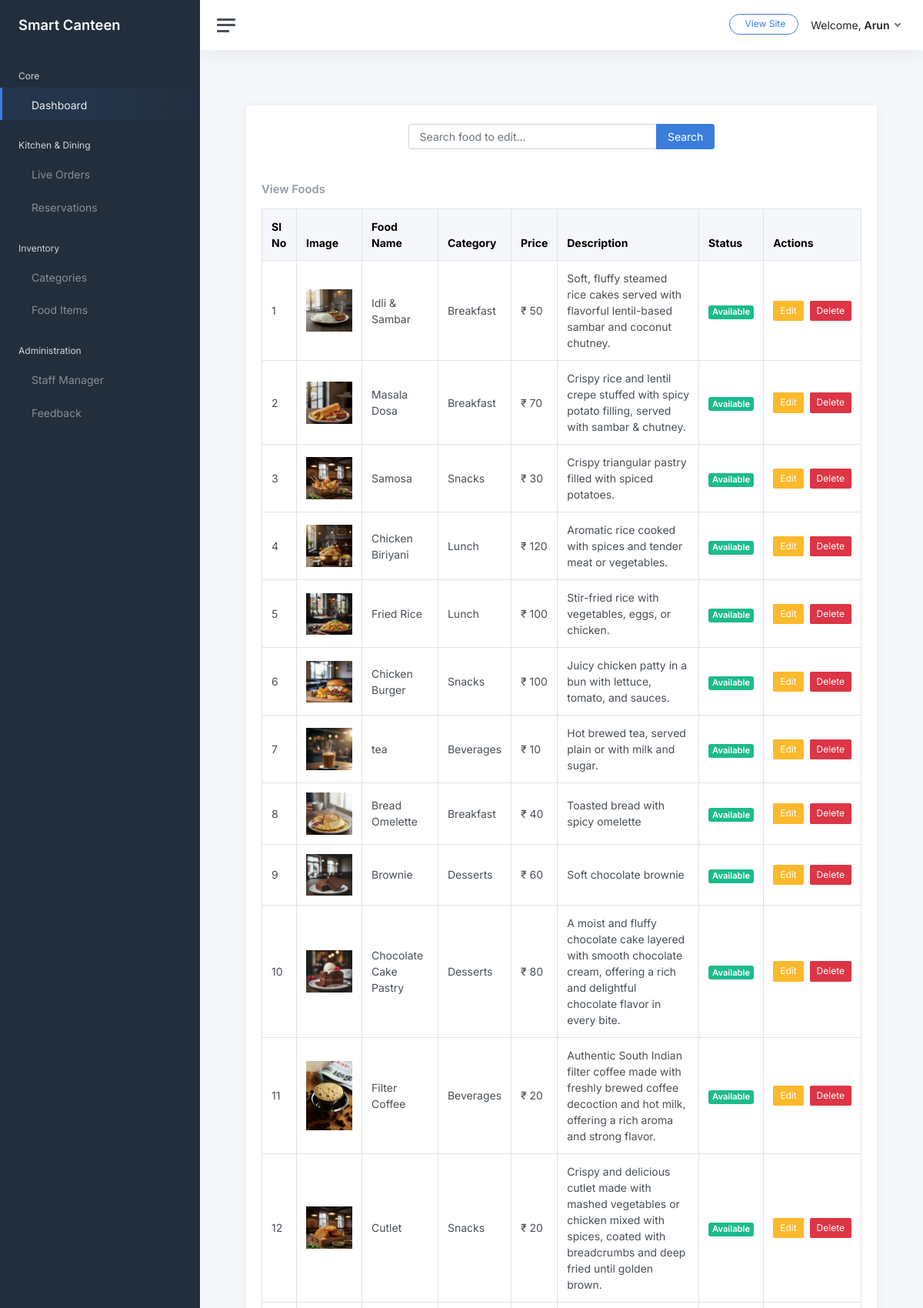
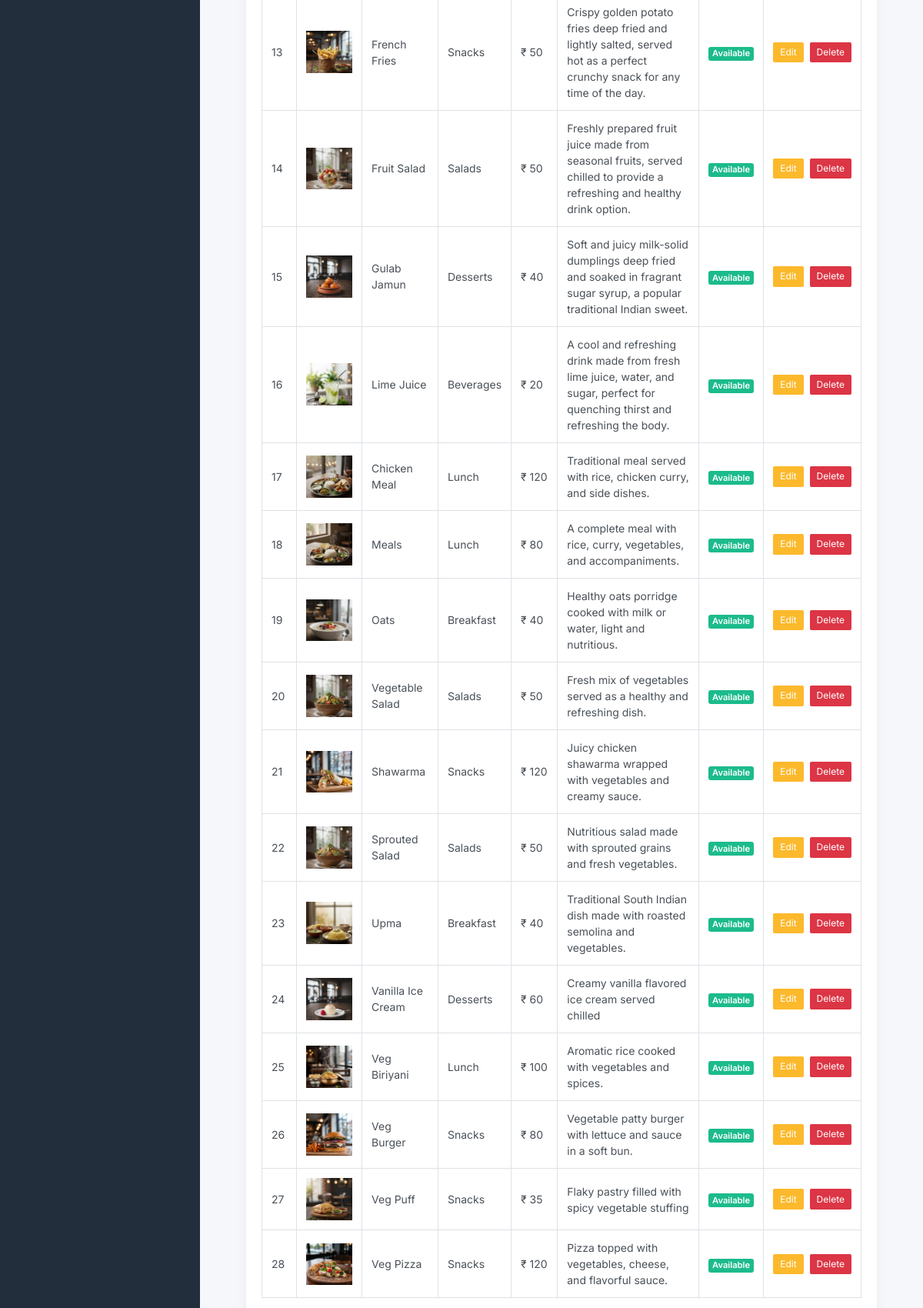
/ViewFood/ (signed in, upper part), run on the app's committed database (2 pictures, top to bottom).
### UserApp/models.py (models this page shows)
class User(AbstractUser):
    email = models.EmailField(unique=True)
    name = models.CharField(max_length=50, blank=True, null=True)
    is_verified = models.BooleanField(default=False)
    created_at = models.DateTimeField(auto_now_add=True)
    updated_at = models.DateTimeField(auto_now=True)

### AdminApp/models.py (models this page shows)
class Food(models.Model):
    category = models.ForeignKey(Category, on_delete=models.CASCADE, related_name="foods")
    food_name = models.CharField(max_length=150, blank=True, null=True)
    price = models.IntegerField(blank=True, null=True)
    food_image = models.ImageField(upload_to="foods/", blank=True, null=True)
    description = models.TextField(max_length=200, blank=True, null=True)
    AVAILABILITY_CHOICES = (
        ('Available', 'Available'),
        ('Out of Stock', 'Out of Stock'),
    )
    availability = models.CharField(
        max_length=20,
        choices=AVAILABILITY_CHOICES,
        default='Available'
    )
    prebook_only = models.BooleanField(default=False)
    created_at = models.DateTimeField(auto_now_add=True)
    updated_at = models.DateTimeField(auto_now=True)

class Category(models.Model):
    category_name = models.CharField(max_length=100, blank=True, null=True)
    category_image = models.ImageField(upload_to='category_images/', blank=True, null=True)
    description = models.TextField(max_length=100, blank=True, null=True)

### AdminApp/views.py (the view)
# urls.py: path('ViewFood/', views.view_food, name="view_food"),
@login_required
def view_food(request):
    query = request.GET.get('search')
    if query:
        foods = Food.objects.select_related("category").filter(
            food_name__icontains=query
        )
    else:
        foods = Food.objects.select_related("category").all()
    context = {
        "foods": foods,
        "query": query
    }
    return render(request, "ViewFood.html", context)

### AdminApp/templates/ViewFood.html (shortened to what this page needs)
{% extends 'Dashboard.html' %}
{% block content %}
<div class="container-fluid mt-4">
  <div class="card">
    <div class="row justify-content-center mb-4 mt-4">
      <div class="col-lg-6">
        <form method="GET" action="{% url 'view_food' %}">
          <div class="input-group">
            <input type="text"
                   name="search"
                   class="form-control"
                   placeholder="Search food to edit..."
                   value="{{ query|default:'' }}">
            <button class="btn btn-primary" type="submit">
               Search
            </button>
          </div>
        </form>
      </div>
    </div>
    <div class="card-body">
      <h4 class="card-title">View Foods</h4>
      <table class="table table-bordered table-hover mt-3">
        <thead class="table-light">
          <tr>
            <th>Sl No</th>
            <th>Image</th>
            <th>Food Name</th>
            <th>Category</th>
            <th>Price</th>
            <th>Description</th>
            <th>Status</th>
            <th>Actions</th>
          </tr>
        </thead>
        <tbody>
          {% for f in foods %}
          <tr>
            <td>{{ forloop.counter }}</td>
            <td>
              {% if f.food_image %}
                <img src="{{ f.food_image.url }}" width="60">
              {% else %}
                No Image
              {% endif %}
            </td>
            <td>{{ f.food_name }}</td>
            <td>{{ f.category.category_name }}</td>
            <td>₹ {{ f.price }}</td>
            <td>{{ f.description }}</td>
            <td>
              <span class="badge
                {% if f.availability == 'Available' %} bg-success {% else %} bg-danger {% endif %}">
                {{ f.availability }}
              </span>
            </td>
            <td>
              <div class="d-flex gap-2">
                <a href="{% url 'edit_food' f.id %}" class="btn btn-sm btn-warning">Edit</a>
                <a href="{% url 'delete_food' f.id %}"
                   class="btn btn-sm btn-danger">Delete</a>
              </div>
            </td>
          </tr>
          {% empty %}
          <tr>
            <td colspan="7" class="text-center">No foods added</td>
          </tr>
          {% endfor %}
        </tbody>
      </table>
    </div>
  </div>
</div>
{% endblock %}

### AdminApp/templates/Dashboard.html (shortened to what this page needs)
<!DOCTYPE html>
{% load static %}
<html lang="en">
<head>
    <link href="{% static 'assets/css/app.css' %}" rel="stylesheet">
    <link rel="stylesheet" href="https://cdn.jsdelivr.net/npm/bootstrap-icons@1.11.1/font/bootstrap-icons.css">
</head>
<body>
    <div class="wrapper">
        <nav id="sidebar" class="sidebar js-sidebar">
            <div class="sidebar-content js-simplebar">
                <a class="sidebar-brand" href="{% url 'admin_dashboard' %}">
                    <span class="align-middle">Smart Canteen</span>
                </a>
                <ul class="sidebar-nav">
                    <li class="sidebar-header">Core</li>
                    <li class="sidebar-item active">
                        <a class="sidebar-link" href="{% url 'admin_dashboard' %}">
                             <span class="align-middle">Dashboard</span>
                        </a>
                    </li>
                    <li class="sidebar-header">Kitchen & Dining</li>
                    <li class="sidebar-item">
                        <a class="sidebar-link" href="{% url 'live_orders' %}">
                             <span class="align-middle">Live Orders</span>
                        </a>
                    </li>
                    <li class="sidebar-item">
                        <a class="sidebar-link" href="{% url 'view_bookings' %}">
                             <span class="align-middle">Reservations</span>
                        </a>
                    </li>
                    <li class="sidebar-header">Inventory</li>
                    <li class="sidebar-item">
                        <a data-bs-target="#categoryMenu" data-bs-toggle="collapse" class="sidebar-link collapsed">
                             <span class="align-middle">Categories</span>
                        </a>
                    </li>
                    <li class="sidebar-item">
                        <a data-bs-target="#foodMenu" data-bs-toggle="collapse" class="sidebar-link collapsed">
                             <span class="align-middle">Food Items</span>
                        </a>
                    </li>
                    <li class="sidebar-header">Administration</li>
                    <li class="sidebar-item">
                        <a class="sidebar-link" href="{% url 'manage_staff' %}">
                             <span class="align-middle">Staff Manager</span>
                        </a>
                    </li>
                    <li class="sidebar-item">
                        <a class="sidebar-link" href="{% url 'view_feedback' %}">
                             <span class="align-middle">Feedback</span>
                        </a>
                    </li>
                </ul>
            </div>
        </nav>
        <div class="main">
            <nav class="navbar navbar-expand navbar-light navbar-bg">
                <a class="sidebar-toggle js-sidebar-toggle">
                    <i class="hamburger align-self-center"></i>
                </a>
                <div class="navbar-collapse collapse">
                    <ul class="navbar-nav navbar-align">
                        <li class="nav-item me-2">
                            <a class="btn btn-outline-primary btn-sm rounded-pill px-3 mt-1" href="{% url 'user_home' %}" target="_blank">
                                 View Site
                            </a>
                        </li>
                        <li class="nav-item dropdown">
                            <a class="nav-link dropdown-toggle d-none d-sm-inline-block" href="#" data-bs-toggle="dropdown">
                                <span class="text-dark">Welcome, <strong>{{ request.user.username }}</strong></span>
                            </a>
                        </li>
                    </ul>
                </div>
            </nav>
            <main class="content">
                <div class="container-fluid p-0">
                    {% block content %}{% endblock %}
                </div>
            </main>
        </div>
    </div>
</body>
</html>

### data on the page
User: user.username "Arun"
Food: food_image (picture), food_name "Idli & Sambar", category.category_name "Breakfast", price "50", description "Soft, fluffy steamed rice cakes served with flavorful lentil-based sambar and coconut chutney.", availability "Available"
Food: food_image (picture), food_name "Masala Dosa", category.category_name "Breakfast", price "70", description "Crispy rice and lentil crepe stuffed with spicy potato filling, served with sambar & chutney.", availability "Available"
Food: food_image (picture), food_name "Samosa", category.category_name "Snacks", price "30", description "Crispy triangular pastry filled with spiced potatoes.", availability "Available"
Food: food_image (picture), food_name "Chicken Biriyani", category.category_name "Lunch", price "120", description "Aromatic rice cooked with spices and tender meat or vegetables.", availability "Available"
Food: food_image (picture), food_name "Fried Rice", category.category_name "Lunch", price "100", description "Stir-fried rice with vegetables, eggs, or chicken.", availability "Available"
Food: food_image (picture), food_name "Chicken Burger", category.category_name "Snacks", price "100", description "Juicy chicken patty in a bun with lettuce, tomato, and sauces.", availability "Available"
Food: food_image (picture), food_name "tea", category.category_name "Beverages", price "10", description "Hot brewed tea, served plain or with milk and sugar.", availability "Available"
Food: food_image (picture), food_name "Bread Omelette", category.category_name "Breakfast", price "40", description "Toasted bread with spicy omelette", availability "Available"
Food: food_image (picture), food_name "Brownie", category.category_name "Desserts", price "60", description "Soft chocolate brownie", availability "Available"
Food: food_image (picture), food_name "Chocolate Cake Pastry", category.category_name "Desserts", price "80", description "A moist and fluffy chocolate cake layered with smooth chocolate cream, offering a rich and delightful chocolate flavor in every bite.", availability "Available"
Food: food_image (picture), food_name "Filter Coffee", category.category_name "Beverages", price "20", description "Authentic South Indian filter coffee made with freshly brewed coffee decoction and hot milk, offering a rich aroma and strong flavor.", availability "Available"
Food: food_image (picture), food_name "Cutlet", category.category_name "Snacks", price "20", description "Crispy and delicious cutlet made with mashed vegetables or chicken mixed with spices, coated with breadcrumbs and deep fried until golden brown.", availability "Available"
Food: food_image (picture), food_name "French Fries", category.category_name "Snacks", price "50", description "Crispy golden potato fries deep fried and lightly salted, served hot as a perfect crunchy snack for any time of the day.", availability "Available"
Food: food_image (picture), food_name "Fruit Salad", category.category_name "Salads", price "50", description "Freshly prepared fruit juice made from seasonal fruits, served chilled to provide a refreshing and healthy drink option.", availability "Available"
Food: food_image (picture), food_name "Gulab Jamun", category.category_name "Desserts", price "40", description "Soft and juicy milk-solid dumplings deep fried and soaked in fragrant sugar syrup, a popular traditional Indian sweet.", availability "Available"
Food: food_image (picture), food_name "Lime Juice", category.category_name "Beverages", price "20", description "A cool and refreshing drink made from fresh lime juice, water, and sugar, perfect for quenching thirst and refreshing the body.", availability "Available"
Food: food_image (picture), food_name "Chicken Meal", category.category_name "Lunch", price "120", description "Traditional meal served with rice, chicken curry, and side dishes.", availability "Available"
Food: food_image (picture), food_name "Meals", category.category_name "Lunch", price "80", description "A complete meal with rice, curry, vegetables, and accompaniments.", availability "Available"
Food: food_image (picture), food_name "Oats", category.category_name "Breakfast", price "40", description "Healthy oats porridge cooked with milk or water, light and nutritious.", availability "Available"
Food: food_image (picture), food_name "Vegetable Salad", category.category_name "Salads", price "50", description "Fresh mix of vegetables served as a healthy and refreshing dish.", availability "Available"
Food: food_image (picture), food_name "Shawarma", category.category_name "Snacks", price "120", description "Juicy chicken shawarma wrapped with vegetables and creamy sauce.", availability "Available"
Food: food_image (picture), food_name "Sprouted Salad", category.category_name "Salads", price "50", description "Nutritious salad made with sprouted grains and fresh vegetables.", availability "Available"
Food: food_image (picture), food_name "Upma", category.category_name "Breakfast", price "40", description "Traditional South Indian dish made with roasted semolina and vegetables.", availability "Available"
Food: food_image (picture), food_name "Vanilla Ice Cream", category.category_name "Desserts", price "60", description "Creamy vanilla flavored ice cream served chilled", availability "Available"
Food: food_image (picture), food_name "Veg Biriyani", category.category_name "Lunch", price "100", description "Aromatic rice cooked with vegetables and spices.", availability "Available"
Food: food_image (picture), food_name "Veg Burger", category.category_name "Snacks", price "80", description "Vegetable patty burger with lettuce and sauce in a soft bun.", availability "Available"
Food: food_image (picture), food_name "Veg Puff", category.category_name "Snacks", price "35", description "Flaky pastry filled with spicy vegetable stuffing", availability "Available"
Food: food_image (picture), food_name "Veg Pizza", category.category_name "Snacks", price "120", description "Pizza topped with vegetables, cheese, and flavorful sauce.", availability "Available"
